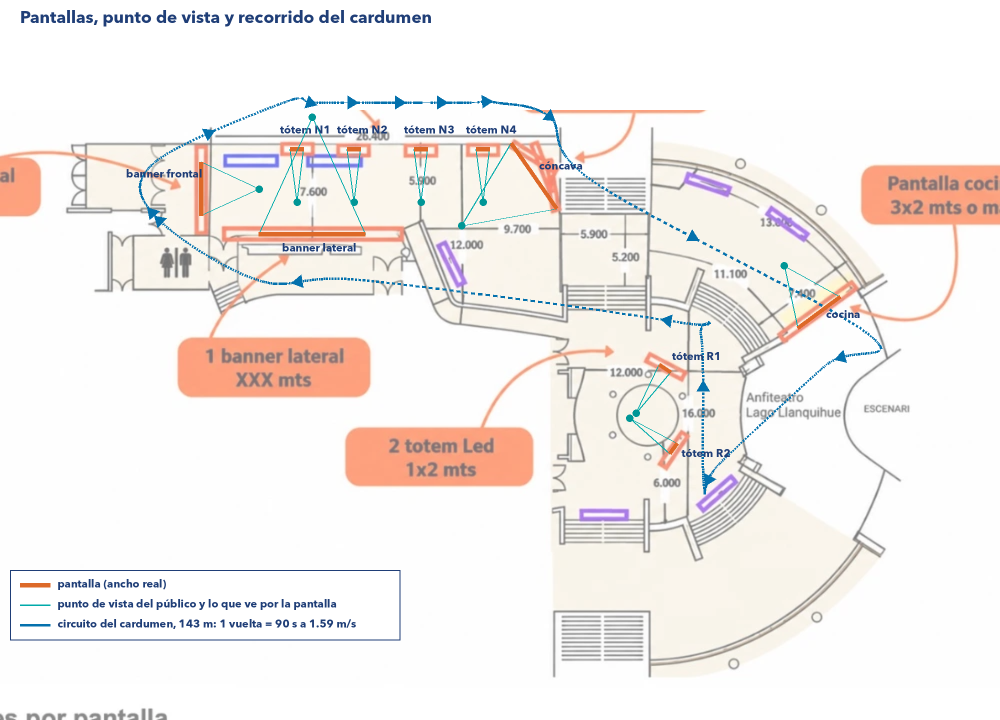
#> input picture patagonic-ras-360/plano_pantallas_y_recorrido.png, 2000 x 1440 px (shown at 1/2 size)
$ python -i mockup.py   (imports and definitions only)
#> lines starting #> are read from the running program, lines starting #| are printed output that depends on the picture
# Patagonic RAS 360 mockup: the client's hall photos with each blue panel replaced by the real rendered
# screen (perspective warp + LED glow), plus the screens that are not in the photos, at 1920x1080.
# python3 mock.py FRAMES_DIR OUT.mp4 [first] [last]
import cv2, numpy as np, sys, os, subprocess
from PIL import Image, ImageDraw, ImageFont
SRC='/tmp/claude-0/-home-user-onboarding-design/47d2e554-3fba-5f2b-903d-37793a6dfe1a/images/17.webp'
FONT='/tmp/claude-0/-home-user-onboarding-design/47d2e554-3fba-5f2b-903d-37793a6dfe1a/scratchpad/mg2d/AvenirNextLTPro-Bold.otf'
# [1 line that did not run here, left out]
# [1 line not run here, left out]
# remove the presentation's orange arrows from the photos (inpaint)
# [1 line that did not run here, left out]
# [1 line that did not run here, left out]
# [1 line not run here, left out]
# photo crops in the slide and the panel quads (TL,TR,BR,BL) in slide pixels
LEFT=(33,252,882,813); RIGHT=(933,252,1894,813)
def L(x,y): return (33+x/2,252+y/2)            # picked on the 2x crop of the left photo
QUADS={
 'left':{
  'banner_lateral':[L(355,352),L(695,550),L(685,600),L(352,410)],
  'banner_frontal':[L(695,552),L(1036,548),L(1036,598),L(690,601)],
  'totem_N1':[L(1057,548),L(1161,556),L(1181,948),L(1090,882)],
  'totem_N2':[L(1200,444),L(1356,454),L(1386,1090),L(1252,982)],
  'totem_N3':[L(1424,350),L(1657,362),L(1698,1122),L(1488,1062)]},
 'right':{
  'totem_N2':[(1008,406),(1101,321),(1097,742),(990,753)],
  'totem_N3':[(1221,444),(1297,372),(1295,718),(1206,728)],
  'totem_N4':[(1401,472),(1460,421),(1457,690),(1389,697)],
  'concava':[(1568,442),(1720,447),(1713,682),(1560,678)]}}
NAMES={'banner_lateral':'Banner lateral','banner_frontal':'Banner frontal','concava':'Pantalla cóncava','cocina':'Pantalla cocina',
       'totem_R1':'Tótem R1','totem_R2':'Tótem R2'}
def frame(name,i):
    p=os.path.join(FR,name,f'{name}_{i:04d}.jpg')
    return cv2.imread(p) if os.path.exists(p) else None
def fit_aspect(img,quad):
    # crop the source to the panel's apparent aspect so nothing is squashed
    q=np.array(quad,float); w=(np.linalg.norm(q[1]-q[0])+np.linalg.norm(q[2]-q[3]))/2; h=(np.linalg.norm(q[3]-q[0])+np.linalg.norm(q[2]-q[1]))/2
    a=w/h; H,W=img.shape[:2]
    if W/H>a: nw=int(H*a); x0=(W-nw)//2; return img[:,x0:x0+nw]
    nh=int(W/a); y0=(H-nh)//2; return img[y0:y0+nh]
def place(base,img,quad,off):
    img=fit_aspect(img,quad); H,W=img.shape[:2]
    q=(np.array(quad,np.float32)-np.array(off,np.float32))
    M=cv2.getPerspectiveTransform(np.float32([[0,0],[W,0],[W,H],[0,H]]),q)
    sz=(base.shape[1],base.shape[0])
    warp=cv2.warpPerspective(img,M,sz,flags=cv2.INTER_AREA,borderMode=cv2.BORDER_CONSTANT)
    mask=cv2.warpPerspective(np.full((H,W),255,np.uint8),M,sz)
    mask=cv2.dilate(mask,np.ones((3,3),np.uint8))                     # cover the anti-aliased blue edge of the old panel
    m=(mask/255.0)[...,None]
    out=base*(1-m)+warp*m
    glow=cv2.GaussianBlur(warp.astype(np.float32)*m,(0,0),9)          # LED light spilling on the surroundings
    return np.clip(out+0.22*glow*(1-m),0,255)
def photo(side,i,scale):
    x0,y0,x1,y1=LEFT if side=='left' else RIGHT
    base=slide[y0:y1,x0:x1].astype(np.float32)
    for name,quad in QUADS[side].items():
        f=frame(name,i)
        if f is not None: base=place(base,f,quad,(x0,y0))
    base=cv2.resize(base.astype(np.uint8),None,fx=scale,fy=scale,interpolation=cv2.INTER_CUBIC)
    return base
fnt=ImageFont.truetype(FONT,22); fntT=ImageFont.truetype(FONT,30)
NAVY=(119,62,31)   # BGR of BioMar navy #1F3E77
def compose(i):
    can=np.full((1080,1920,3),NAVY,np.uint8)
    a=photo('left',i,1.03); b=photo('right',i,1.03)
    y=60; can[y:y+a.shape[0],22:22+a.shape[1]]=a; xb=22+a.shape[1]+12; can[y:y+b.shape[0],xb:xb+b.shape[1]]=b
    y2=y+a.shape[0]+78; hh=1080-y2-24
    xs=22; tiles=[]
    for name in ('cocina','totem_R2','totem_R1'):
        f=frame(name,i)
        if f is None: continue
        s=hh/f.shape[0]; f=cv2.resize(f,(int(f.shape[1]*s),hh),interpolation=cv2.INTER_AREA)
        can[y2:y2+hh,xs:xs+f.shape[1]]=f; tiles.append((name,xs)); xs+=f.shape[1]+18
    pw=1920-22-(xs+10); ph=int(PLAN.shape[0]*pw/PLAN.shape[1])
    if ph>hh: ph=hh; pw=int(PLAN.shape[1]*ph/PLAN.shape[0])
    pl=cv2.resize(PLAN,(pw,ph),interpolation=cv2.INTER_AREA); px=1920-22-pw; can[y2:y2+ph,px:px+pw]=pl
    im=Image.fromarray(cv2.cvtColor(can,cv2.COLOR_BGR2RGB)); d=ImageDraw.Draw(im)
    d.text((22,14),'Patagonic RAS 360 · mockup con el video real',font=fntT,fill=(255,255,255))
    d.text((22,y+a.shape[0]+8),'Hall principal: banner lateral, banner frontal y tótems',font=fnt,fill=(190,215,240))
    d.text((xb,y+a.shape[0]+8),'Tótems y pantalla cóncava (cuarto de cilindro)',font=fnt,fill=(190,215,240))
    for name,x in tiles: d.text((x,y2-30),NAMES[name],font=fnt,fill=(190,215,240))
    d.text((px,y2-30),'Recorrido del cardumen',font=fnt,fill=(190,215,240))
    d.text((1920-22-int(d.textlength('mismo instante en todas las pantallas',font=fnt)),22),'mismo instante en todas las pantallas',font=fnt,fill=(150,175,205))
    return cv2.cvtColor(np.array(im),cv2.COLOR_RGB2BGR)
# [8 lines not run here, left out]

>>> import cv2
>>> picture = cv2.imread('../plano_pantallas_y_recorrido.png', cv2.IMREAD_GRAYSCALE)
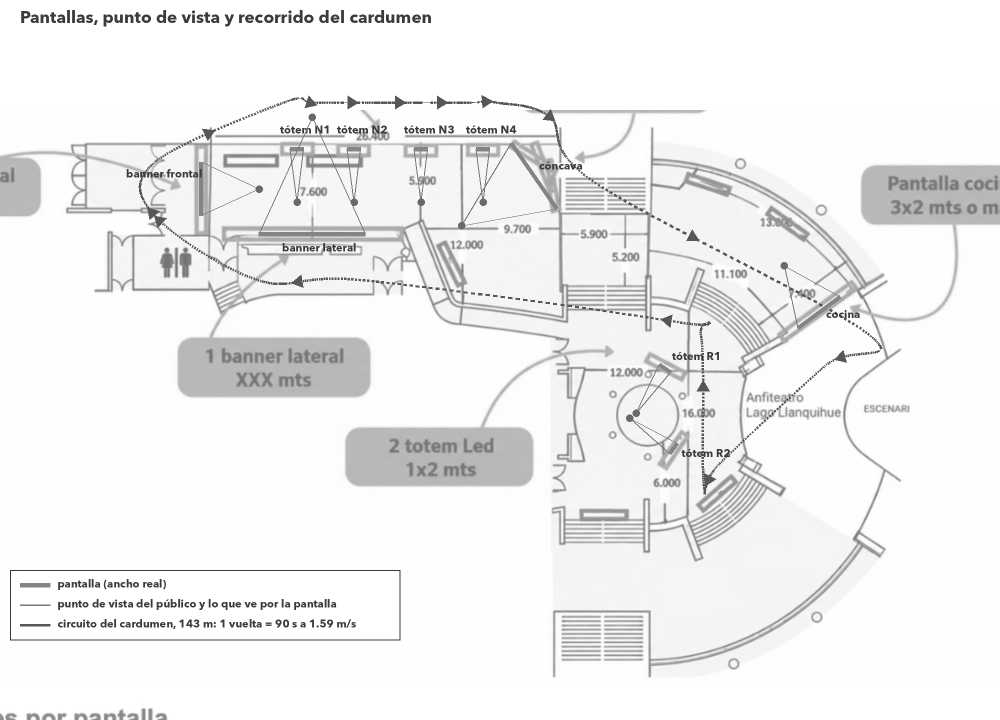
#> picture: shape (1440, 2000) (shown at 1/2 size); min 59, max 255, mean 239.7
>>> result = compose(picture)
#> (the run stopped early here; a loop or call above may not have finished)

$ run again, on patagonic-ras-360/recorrido_v5_cocina_independiente.png
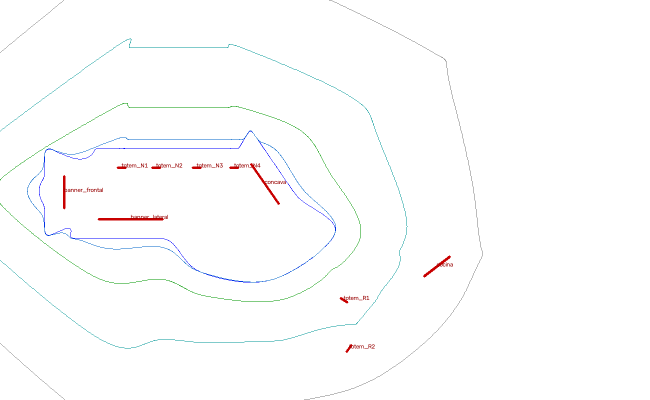
#> input picture patagonic-ras-360/recorrido_v5_cocina_independiente.png, 1300 x 800 px (shown at 1/2 size)
#> `picture = cv2.imread('../plano_pantallas_y_recorrido.png', cv2.IMREAD_..`:
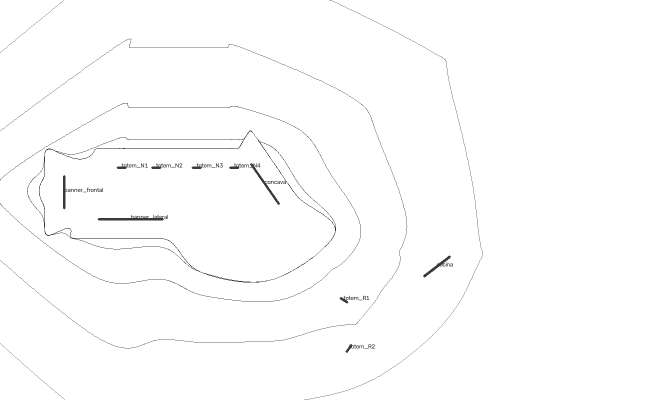
#> picture: shape (800, 1300) (shown at 1/2 size); min 29, max 255, mean 253.1
